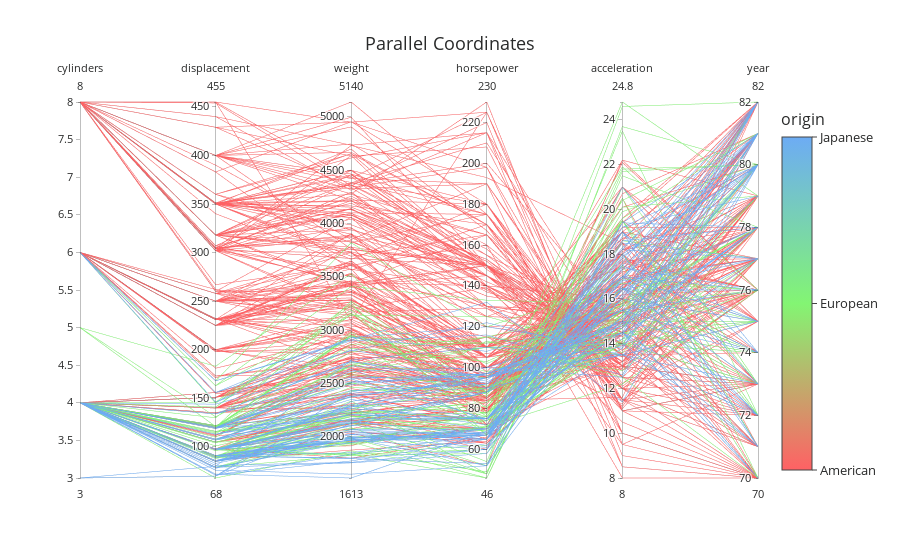

The code cell stored with this chart in its notebook:
### Markdown cell above
## Parallel Coordinates with Different Datasets
The following function will help you plot parallel coordinates with your data. When prompted, please input the filename of your data, the attributes you want to analyze as the dimensions of the plot, and the classes or groups which your want to observe by. To input the attributes, please separate them with commas.   

Moreover, if you want to use your own dataset, please make sure it follows the format of these given datasets. Specifically, the first row needs to be variable names and the rest rows can be either categorical or numerical values belonging to different variables. To avoid bugs, make sure there are no missing values in your dataset.

### Code cell
ParallelCoordinates()

### Figure 1 — Plotly figure (JSON) as saved in the notebook; plotly's stock layout.template omitted (floating-point values rounded to 4 significant figures; data arrays with more than 128 entries replaced by an {"elided": "..."} marker saying what was removed)
{"data": [{"dimensions": [{"label": "cylinders", "range": [3, 8], "values": {"elided": "392 int values"}}, {"label": "displacement", "range": [68, 455], "values": {"elided": "392 float values"}}, {"label": "weight", "range": [1613, 5140], "values": {"elided": "392 int values"}}, {"label": "horsepower", "range": [46, 230], "values": {"elided": "392 int values"}}, {"label": "acceleration", "range": [8, 24.8], "values": {"elided": "392 float values"}}, {"label": "year", "range": [70, 82], "values": {"elided": "392 int values"}}], "line": {"color": {"elided": "392 int values"}, "colorbar": {"ticks": "outside", "ticktext": ["American", "European", "Japanese"], "tickvals": [0, 1, 2], "title": "origin"}, "colorscale": [[0, "rgb(255,97,100)"], [0.5, "rgb(131,245,115)"], [1, "rgb(109,172,244)"]], "showscale": true}, "type": "parcoords"}], "layout": {"font": {"color": "#292A2A", "size": 13}, "title": "Parallel Coordinates"}}
